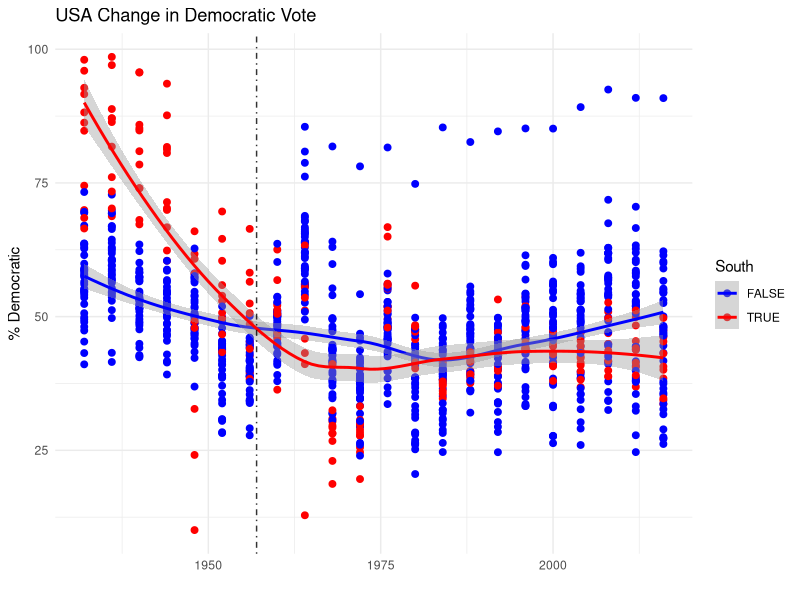
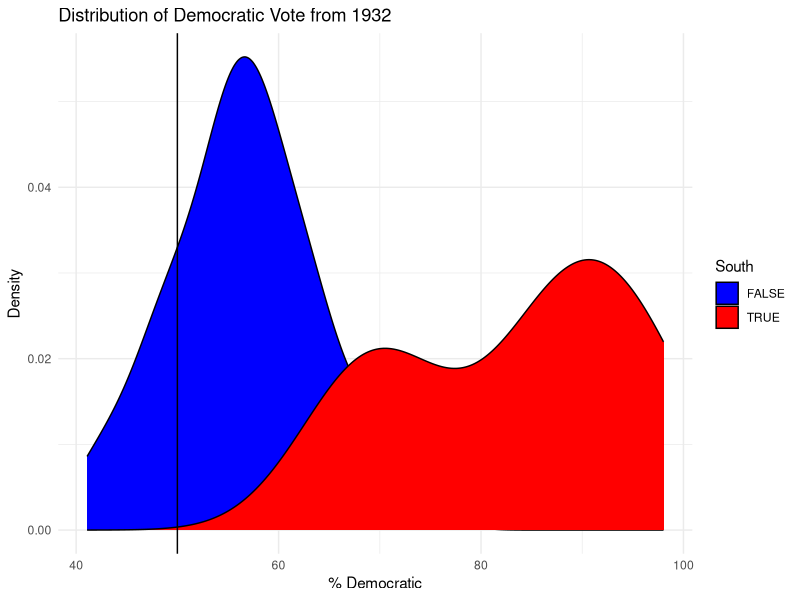
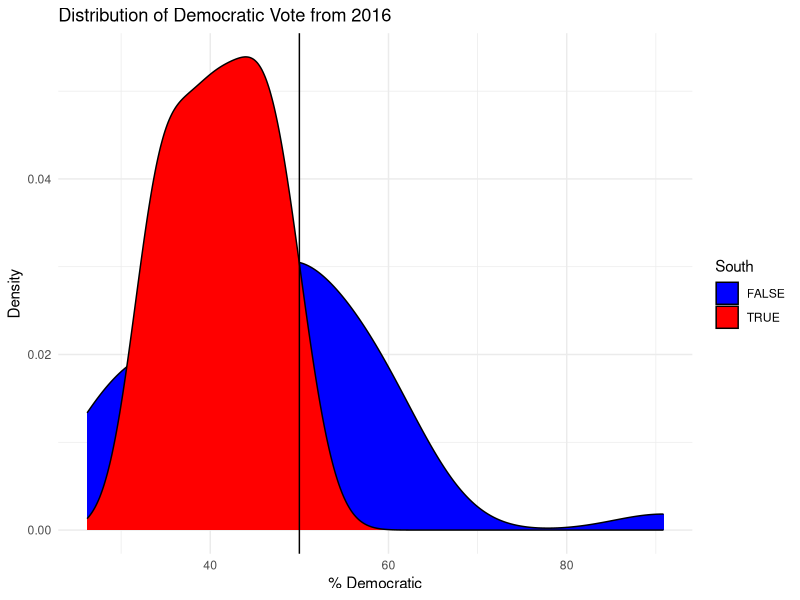
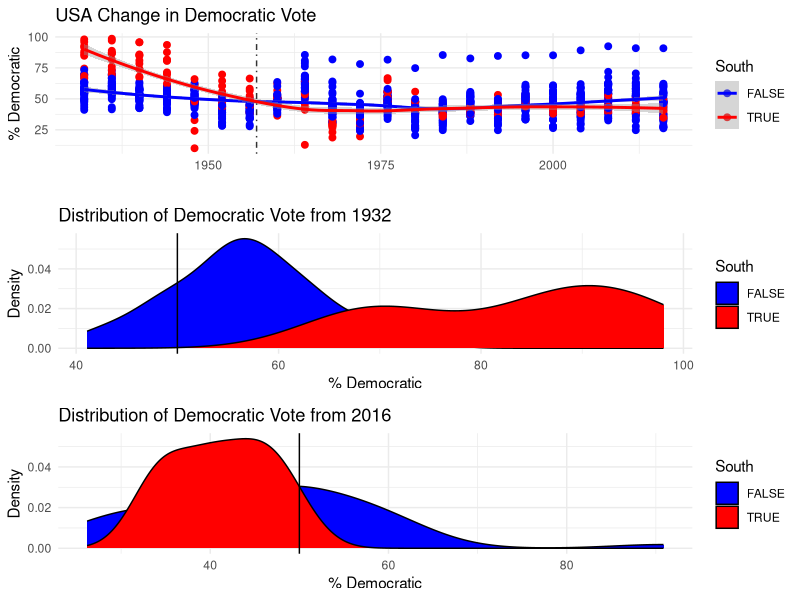
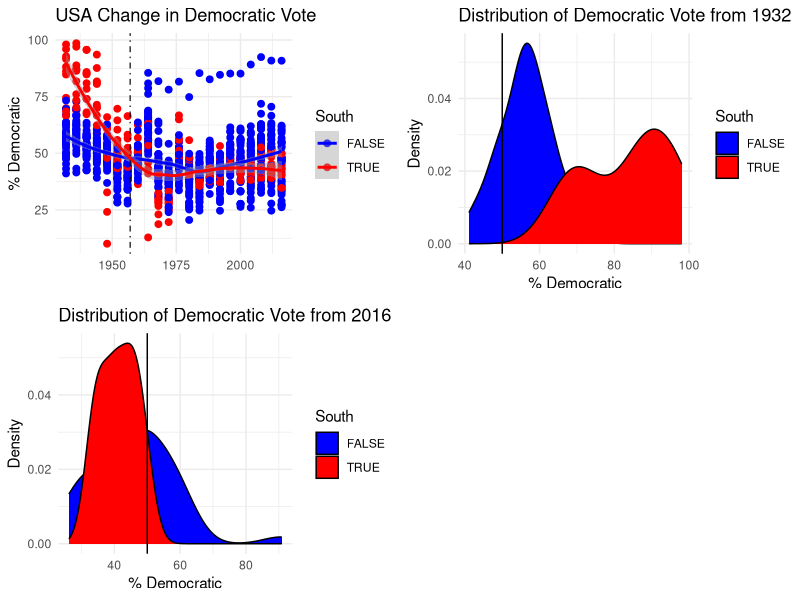
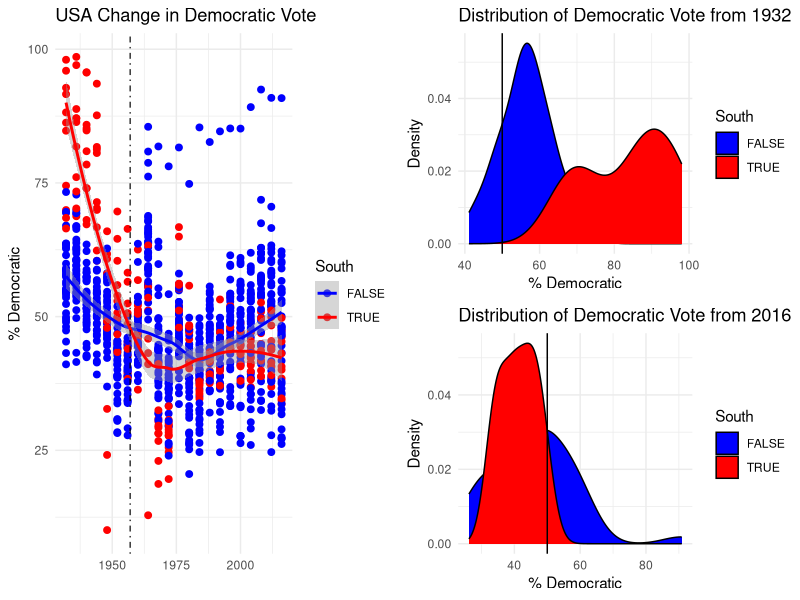
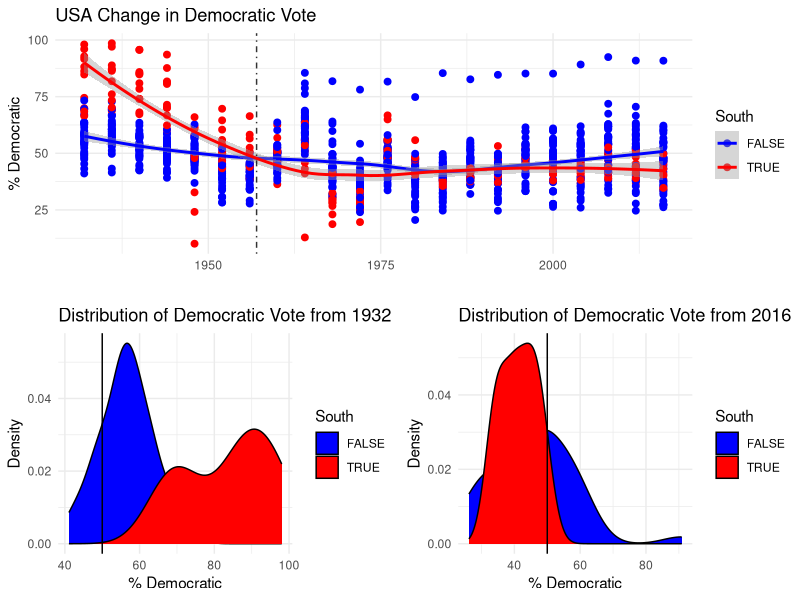

The R source for these figures, in order:

#For this tutorial, we will use a dataset in the pscl package named presidentialElections. 
#In this data set their are four variables: state, demVote, year, south. 
#For more information, type ?presidentialElections in R Console

library(tidyverse) #Loads the tidyverse package for ggplot
library(pscl) #Loads the pscl package for the dataset
library(gridExtra) #Allows us to combine ggplots into a nice layout

PE=presidentialElections #Assign the dataset to a variable with a smaller name (convenience)

p1<-ggplot(data=PE) +
  geom_point(aes(x=year,y=demVote,color=as.factor(south)),size=2) +
  geom_smooth(aes(x=year,y=demVote,color=as.factor(south))) +
  xlab("") + ylab("% Democratic") + 
  guides(color=guide_legend(title="South")) +
  scale_color_manual(values=c("Blue","Red")) +
  theme_minimal()+
  geom_vline(xintercept=1957,alpha=0.8,linetype=4) +
  ggtitle("USA Change in Democratic Vote")

p1

p2<-ggplot(data=PE[PE$year==1932,]) +
      geom_density(aes(x=demVote,fill=south)) + 
      theme_minimal()+
      guides(color=guide_legend(title="South")) +
      scale_fill_manual(values=c("Blue","Red")) + 
      guides(fill=guide_legend(title="South")) +
      ggtitle("Distribution of Democratic Vote from 1932") +
      xlab("% Democratic") + ylab("Density") +
      geom_vline(xintercept=50)
p2

p3<-ggplot(data=PE[PE$year==2016,]) +
  geom_density(aes(x=demVote,fill=south)) + 
  theme_minimal()+
  guides(color=guide_legend(title="South")) +
  scale_fill_manual(values=c("Blue","Red")) + 
  guides(fill=guide_legend(title="South")) +
  ggtitle("Distribution of Democratic Vote from 2016") +
  xlab("% Democratic") + ylab("Density")+
  geom_vline(xintercept=50)

p3

grid.arrange(p1,p2,p3)
grid.arrange(p1,p2,p3,ncol=2)

matrix(c(1,1,2,3),ncol=2)
LAYOUT=matrix(c(1,1,2,3),ncol=2)

grid.arrange(p1,p2,p3,layout_matrix=LAYOUT)

matrix(c(1,2,1,3),ncol=2)
LAYOUT2=matrix(c(1,2,1,3),ncol=2)
grid.arrange(p1,p2,p3,layout_matrix=LAYOUT2)
